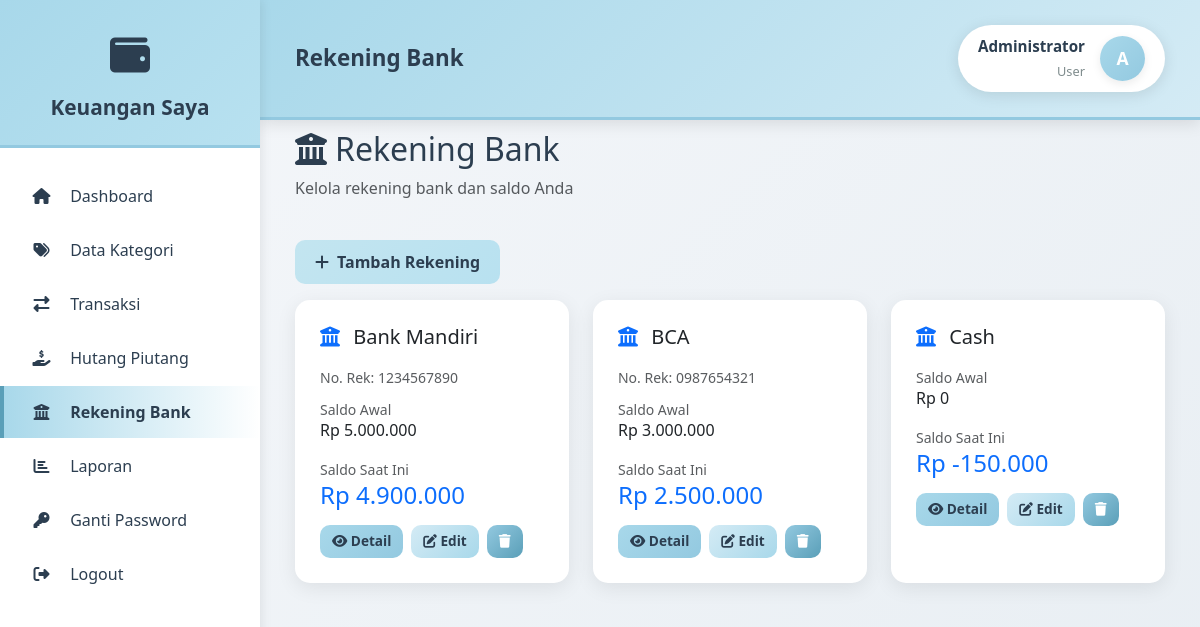
The page /pages/bank/index.php (signed in) on the database its author committed.
### tables this page shows
CREATE TABLE tbl_bank (
    bank_id INT AUTO_INCREMENT PRIMARY KEY,
    user_id INT NOT NULL,
    nama_bank VARCHAR(100) NOT NULL,
    nomor_rekening VARCHAR(50),
    saldo_awal DECIMAL(15,2) DEFAULT 0.00,
    saldo_saat_ini DECIMAL(15,2) DEFAULT 0.00,
    created_at TIMESTAMP DEFAULT CURRENT_TIMESTAMP,
    updated_at TIMESTAMP DEFAULT CURRENT_TIMESTAMP ON UPDATE CURRENT_TIMESTAMP,
    FOREIGN KEY (user_id) REFERENCES users(user_id) ON DELETE CASCADE,
    INDEX idx_user (user_id)
);

### pages/bank/index.php (the view, shortened to what this page needs)
<?php
require_once __DIR__ . '/../../config/database.php';
$userId = getUserId();
$stmt = $pdo->prepare("SELECT * FROM tbl_bank WHERE user_id = ? ORDER BY nama_bank");
$stmt->execute([$userId]);
$banks = $stmt->fetchAll();
include __DIR__ . '/../../includes/header.php';
include __DIR__ . '/../../includes/sidebar.php';
?>
<div class="row mb-4">
    <div class="col-12">
        <h2><i class="fas fa-university me-2"></i>Rekening Bank</h2>
        <p class="text-muted">Kelola rekening bank dan saldo Anda</p>
    </div>
</div>
<div class="row mb-3">
    <div class="col-12">
        <a href="tambah.php" class="btn btn-success">
            <i class="fas fa-plus me-2"></i>Tambah Rekening
        </a>
    </div>
</div>
<div class="row">
    <?php foreach ($banks as $bank): ?>
        <div class="col-lg-4 col-md-6 mb-4">
            <div class="card h-100">
                <div class="card-body">
                    <div class="d-flex justify-content-between align-items-start mb-3">
                        <h5 class="card-title mb-0">
                            <i class="fas fa-university text-primary me-2"></i>
                            <?= htmlspecialchars($bank['nama_bank']) ?>
                        </h5>
                    </div>
                    <?php if ($bank['nomor_rekening'] !== '-'): ?>
                        <p class="text-muted mb-2">
                            <small>No. Rek: <?= htmlspecialchars($bank['nomor_rekening']) ?></small>
                        </p>
                    <?php endif; ?>
                    <div class="mb-3">
                        <small class="text-muted">Saldo Awal</small>
                        <h6>Rp <?= number_format($bank['saldo_awal'], 0, ',', '.') ?></h6>
                    </div>
                    <div class="mb-3">
                        <small class="text-muted">Saldo Saat Ini</small>
                        <h4 class="text-primary">Rp <?= number_format($bank['saldo_saat_ini'], 0, ',', '.') ?></h4>
                    </div>
                    <div class="d-flex gap-2">
                        <a href="detail.php?id=<?= $bank['bank_id'] ?>" class="btn btn-primary btn-sm">
                            <i class="fas fa-eye"></i> Detail
                        </a>
                        <a href="edit.php?id=<?= $bank['bank_id'] ?>" class="btn btn-warning btn-sm">
                            <i class="fas fa-edit"></i> Edit
                        </a>
                        <a href="hapus.php?id=<?= $bank['bank_id'] ?>" class="btn btn-danger btn-sm"
                           onclick="return confirm('Hapus rekening ini?')">
                            <i class="fas fa-trash"></i>
                        </a>
                    </div>
                </div>
            </div>
        </div>
    <?php endforeach; ?>
</div>
<?php include __DIR__ . '/../../includes/footer.php'; ?>

### assets/css/style.css (style rules this page uses)
:root { --blue-pastel-1: #A8D8EA; --blue-pastel-2: #C3E5F0; --blue-pastel-3: #D4EBF5; --blue-pastel-4: #B8E1F0; --blue-pastel-5: #93C9E0; --blue-pastel-6: #7FC4DB; --blue-light: #E8F4F8; --blue-dark: #5A9FB8; --dark-text: #2c3e50; --light-text: #7f8c8d; --border-color: #ecf0f1; --shadow-color: rgba(0, 0, 0, 0.08); --income-color: #A8D8EA; --expense-color: #93C9E0; --total-color: #7FC4DB; }
* { margin: 0; padding: 0; box-sizing: border-box; }
body { font-family: 'Segoe UI', Tahoma, Geneva, Verdana, sans-serif; background: linear-gradient(135deg, #f5f7fa 0%, #e8eef3 100%); color: var(--dark-text); }
.card { border: none; border-radius: 15px; box-shadow: 0 5px 20px var(--shadow-color); transition: all 0.3s; overflow: hidden; }
.card-body { padding: 25px; }
.btn { border-radius: 10px; padding: 10px 20px; font-weight: 600; transition: all 0.3s; border: none; }
.btn-primary { background: linear-gradient(135deg, var(--blue-pastel-1) 0%, var(--blue-pastel-5) 100%); color: var(--dark-text); }
.btn-success { background: linear-gradient(135deg, var(--blue-pastel-2) 0%, var(--blue-pastel-4) 100%); color: var(--dark-text); }
.btn-danger { background: linear-gradient(135deg, var(--blue-pastel-5) 0%, var(--blue-dark) 100%); color: white; }
.btn-warning { background: linear-gradient(135deg, var(--blue-pastel-3) 0%, var(--blue-pastel-1) 100%); color: var(--dark-text); }
.btn-sm { padding: 6px 12px; font-size: 0.85rem; }
.fade-in { animation: fadeIn 0.5s ease-out; }

### rows shown on the page
tbl_bank: nama_bank "Bank Mandiri", nomor_rekening "1234567890", saldo_awal "5.000.000", saldo_saat_ini "4.900.000"
tbl_bank: nama_bank "BCA", nomor_rekening "0987654321", saldo_awal "3.000.000", saldo_saat_ini "2.500.000"
tbl_bank: nama_bank "Cash", saldo_awal "0", saldo_saat_ini "-150.000"

### other values the page prints
$pageTitle "Rekening Bank"
getNamaLengkap() "Administrator"
substr(getNamaLengkap(), 0, 1) "A"
